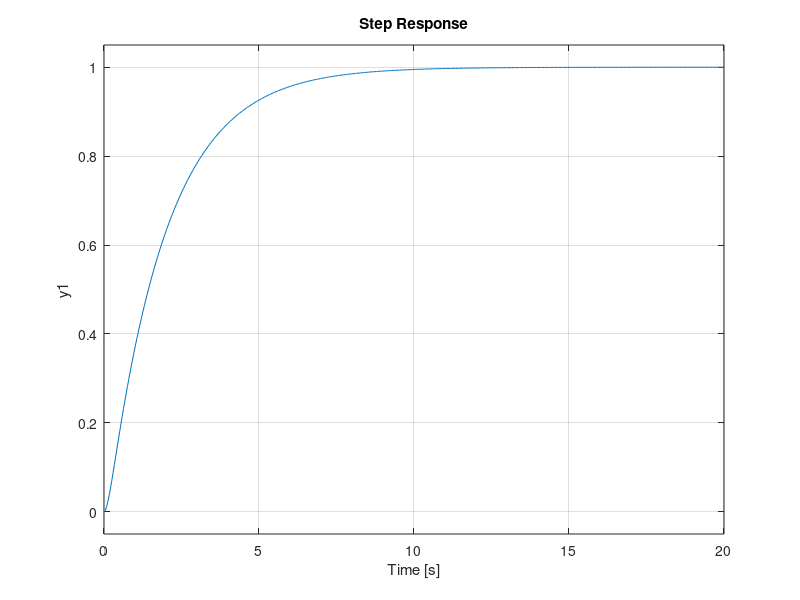
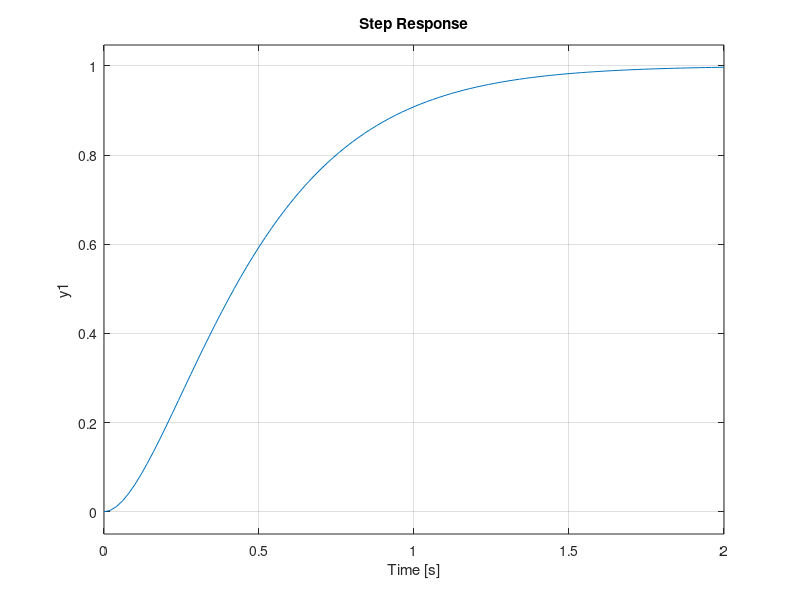
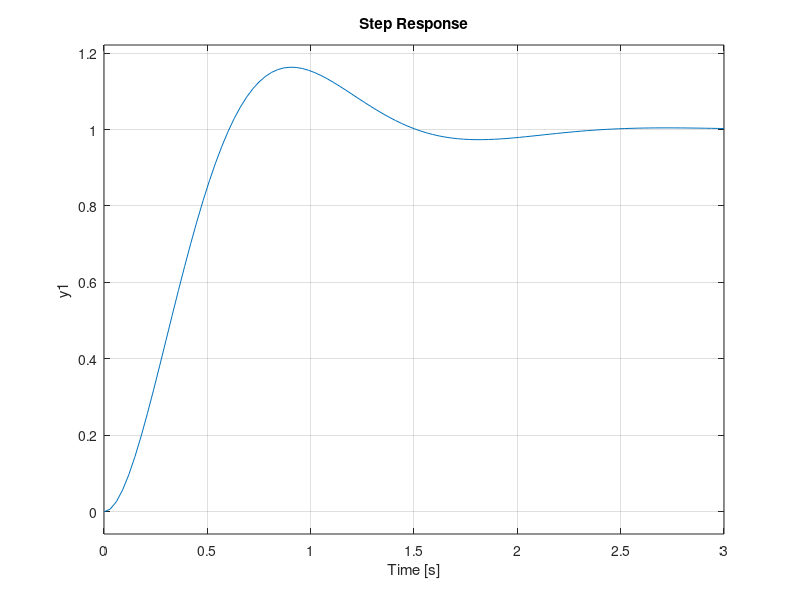
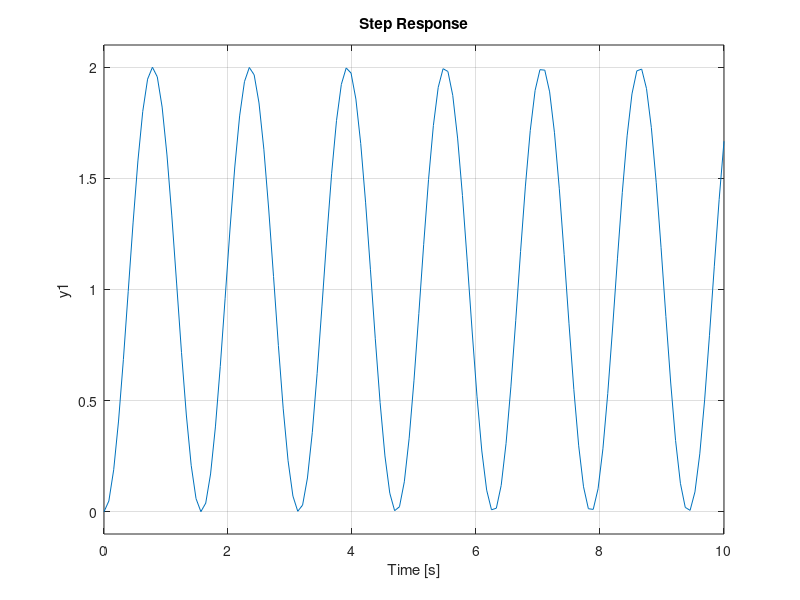

MATLAB code for these plots, in order:
clear
close all
clc
%Sistema sobre amortiguado
e=2;
wn=2;
k=1;

a=tf(k*wn^2,[1 2*e*wn wn^2])

step(a)
grid on

%Sistema criticamente amortiguado
figure
e=1;
wn=4;
K=1;

a=tf(k*wn^2,[1 2*e*wn wn^2])

step(a)
grid on


%Sistema criticamente subamortiguado
figure
e=0.5;
wn=4;
K=1;

a=tf(k*wn^2,[1 2*e*wn wn^2])

step(a)
grid on




%Sistema marginalmente estable
figure
e=0;
wn=4;
K=1;

a=tf(k*wn^2,[1 2*e*wn wn^2])

step(a)
grid on
